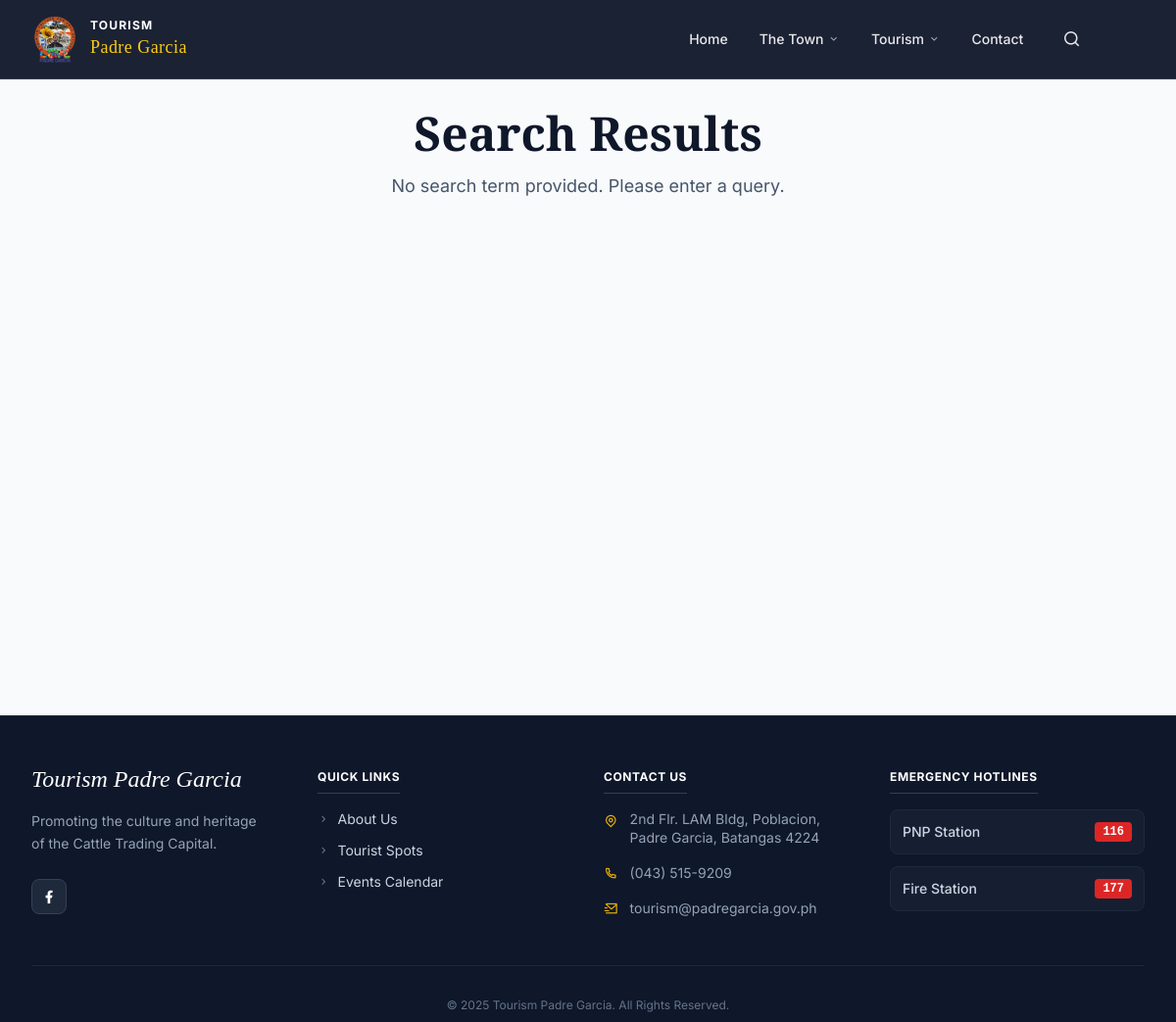
Screenshot of /search with the database file from the repository.
### webapp/models.py (models this page shows)
class SiteContent(db.Model):
    id = db.Column(db.Integer, primary_key=True)
    key = db.Column(db.String(100), unique=True, nullable=False)
    value = db.Column(db.Text, nullable=True)

class SocialLink(db.Model):
    id = db.Column(db.Integer, primary_key=True)
    platform = db.Column(db.String(50), nullable=False)
    url = db.Column(db.String(500), nullable=False)
    icon = db.Column(db.String(50), nullable=False)

class FooterLink(db.Model):
    id = db.Column(db.Integer, primary_key=True)
    label = db.Column(db.String(100), nullable=False)
    url = db.Column(db.String(500), nullable=False)

class EmergencyHotline(db.Model):
    id = db.Column(db.Integer, primary_key=True)
    name = db.Column(db.String(100), nullable=False)
    number = db.Column(db.String(50), nullable=False)

### webapp/views.py (the view, shortened to what this page needs)
@views.route("/search")
def global_search():
    q = request.args.get('q', '').strip()
    content = get_common_content()
    results = {
        'spots': [],
        'ordinances': [],
        'events': [],
        'pages': [],
        'total': 0
    }
    return render_template("search_results.html", content=content, query=q, results=results)

### webapp/views.py (called while the page is built, shortened)
def get_content(key, default=""):
    content = SiteContent.query.filter_by(key=key).first()
    return content.value if content else default

@views.before_app_request
def check_maintenance():
    try:
        setting = SiteContent.query.filter_by(key='site_maintenance_mode').first()
        is_maintenance = (setting.value == 'true') if setting else False
    except:
        is_maintenance = False
    if not is_maintenance:
        return None

### webapp/templates/search_results.html (shortened to what this page needs)
{% extends "base.html" %}
{% block content %}
<div class="pt-28 pb-20 min-h-[70vh] bg-slate-50 px-4 sm:px-6 lg:px-8">
    <div class="max-w-5xl mx-auto">
        <div class="mb-10 text-center">
            <h1 class="text-3xl md:text-5xl font-bold font-serif text-slate-900 mb-4">Search Results</h1>
            <p class="text-slate-600 text-lg">
                {% if query %}
                    Found <span class="font-bold text-blue-600">{{ results.total }}</span> results for <span class="font-bold bg-yellow-100 text-slate-800 px-2 py-1 rounded">"{{ query }}"</span>
                {% else %}
                    No search term provided. Please enter a query.
                {% endif %}
            </p>
        </div>
    </div>
</div>
{% endblock %}

### webapp/templates/base.html (shortened to what this page needs)
<!DOCTYPE html>
<html lang="en">
<head>
    <script src="https://cdn.tailwindcss.com/3.4.16"></script>
    <link href="https://cdnjs.cloudflare.com/ajax/libs/remixicon/4.1.0/remixicon.min.css" rel="stylesheet">
    <link href="https://unpkg.com/aos@2.3.1/dist/aos.css" rel="stylesheet">
</head>
<body class="flex flex-col min-h-screen {% block body_class %}{% endblock %}">
    {% block navbar %}
    <nav class="fixed top-0 left-0 right-0 w-full z-50 bg-slate-900/95 backdrop-blur-md border-b border-white/10 transition-all duration-300 default-nav"
        id="main-nav">
        <div class="max-w-7xl mx-auto px-4 sm:px-6 lg:px-8">
            <div class="flex justify-between items-center h-16 sm:h-20">
                <a href="{{ url_for('views.home') }}"
                    class="flex items-center gap-2 sm:gap-3 group shrink-0 relative z-50">
                    {% if content and content.site_logo %}
                    <img src="{{ url_for('static', filename=content.site_logo.replace('static/', '')) if 'static/uploads' in content.site_logo else content.site_logo }}"
                        alt="Tourism Padre Garcia"
                        class="h-10 sm:h-12 w-auto object-contain transition group-hover:scale-105">
                    <div class="flex flex-col">
                        <span
                            class="text-white font-bold tracking-widest text-[9px] sm:text-xs uppercase leading-tight">Tourism</span>
                        <span
                            class="text-yellow-400 font-serif text-sm sm:text-lg leading-none tracking-wide whitespace-nowrap">Padre
                            Garcia</span>
                    </div>
                    {% endif %}
                </a>
                <div class="hidden md:flex items-center gap-5 lg:gap-8">
                    <a href="{{ url_for('views.home') }}"
                        class="{{ 'text-yellow-400 font-bold border-b-2 border-yellow-400' if request.endpoint == 'views.home' else 'text-white/90 hover:text-white' }} text-sm font-medium transition py-1">Home</a>
                    <div class="relative group h-full flex items-center">
                        <button
                            class="flex items-center gap-1 text-white/90 hover:text-white text-sm font-medium transition focus:outline-none py-4">
                            The Town <i
                                class="ri-arrow-down-s-line text-xs opacity-70 group-hover:rotate-180 transition-transform duration-300"></i>
                        </button>
                    </div>
                    <div class="relative group h-full flex items-center">
                        <button
                            class="flex items-center gap-1 text-white/90 hover:text-white text-sm font-medium transition focus:outline-none py-4">
                            Tourism <i
                                class="ri-arrow-down-s-line text-xs opacity-70 group-hover:rotate-180 transition-transform duration-300"></i>
                        </button>
                    </div>
                    <a href="{{ url_for('views.contacts') }}"
                        class="{{ 'text-yellow-400 font-bold border-b-2 border-yellow-400' if request.endpoint == 'views.contacts' else 'text-white/90 hover:text-white' }} text-sm font-medium transition py-1">Contact</a>
                    <button onclick="openSearchModal()" class="text-white/90 hover:text-yellow-400 transition ml-2 text-lg focus:outline-none" title="Search (Ctrl+K)">
                        <i class="ri-search-line"></i>
                    </button>
                </div>
            </div>
        </div>
    </nav>
    {% endblock %}
    <main class="flex-grow">
        {% block content %}{% endblock %}
    </main>
    {% block footer %}
    {% if content %}
    <footer class="bg-slate-900 text-slate-300 pt-12 pb-8 border-t border-slate-800">
        <div class="max-w-7xl mx-auto px-6 lg:px-8">
            <div class="grid grid-cols-1 sm:grid-cols-2 lg:grid-cols-4 gap-10 lg:gap-8 mb-12">
                <div class="col-span-1 sm:col-span-2 lg:col-span-1">
                    <h3 class="text-xl sm:text-2xl font-serif text-white mb-4 italic">{{ content.footer_brand_title }}
                    </h3>
                    <p class="text-sm leading-relaxed mb-6 text-slate-400 pr-4">{{ content.footer_brand_desc }}</p>
                    <div class="flex gap-3 flex-wrap">
                        {% if content.social_links %}
                        {% for link in content.social_links %}
                        <a href="{{ link.url }}" target="_blank"
                            class="w-9 h-9 rounded-lg bg-slate-800 flex items-center justify-center hover:bg-slate-700 transition text-white border border-slate-700 hover:border-slate-500"
                            title="{{ link.platform }}"><i class="{{ link.icon }}"></i></a>
                        {% endfor %}
                        {% endif %}
                    </div>
                </div>
                <div>
                    <h4
                        class="text-white font-bold mb-4 uppercase text-xs tracking-wider border-b border-slate-700 pb-2 inline-block">
                        {{ content.footer_links_title }}</h4>
                    <ul class="space-y-3 text-sm">
                        {% if content.footer_links_list %}
                        {% for link in content.footer_links_list %}
                        <li><a href="{{ link.url }}" class="hover:text-yellow-400 transition flex items-center gap-2"><i
                                    class="ri-arrow-right-s-line text-xs opacity-50"></i> {{ link.label }}</a></li>
                        {% endfor %}
                        {% endif %}
                    </ul>
                </div>
                <div>
                    <h4
                        class="text-white font-bold mb-4 uppercase text-xs tracking-wider border-b border-slate-700 pb-2 inline-block">
                        {{ content.footer_contact_title }}</h4>
                    <ul class="space-y-4 text-sm">
                        <li class="flex items-start gap-3"><i class="ri-map-pin-line text-yellow-500 mt-0.5"></i><span
                                class="text-slate-400 leading-snug">{{ content.contact_addr }}</span></li>
                        <li class="flex items-center gap-3"><i class="ri-phone-line text-yellow-500"></i><span
                                class="text-slate-400">{{ content.contact_phone }}</span></li>
                        <li class="flex items-center gap-3"><i class="ri-mail-send-line text-yellow-500"></i><span
                                class="text-slate-400">{{ content.contact_email }}</span></li>
                    </ul>
                </div>
                <div>
                    <h4
                        class="text-white font-bold mb-4 uppercase text-xs tracking-wider border-b border-slate-700 pb-2 inline-block">
                        {{ content.footer_em_title }}</h4>
                    <ul class="space-y-3 text-sm">
                        {% if content.hotlines_list %}
                        {% for hl in content.hotlines_list %}
                        <li
                            class="flex justify-between items-center bg-slate-800/50 p-3 rounded-lg border border-slate-800">
                            <span class="font-medium text-slate-300">{{ hl.name }}</span>
                            <span class="text-white font-mono font-bold bg-red-600 px-2 py-0.5 rounded text-xs">{{
                                hl.number }}</span>
                        </li>
                        {% endfor %}
                        {% endif %}
                    </ul>
                </div>
            </div>
            <div class="text-center text-xs text-slate-500 pt-8 border-t border-slate-800">
                <p>{{ content.footer_copyright }}</p>
            </div>
        </div>
    </footer>
    {% endif %}
    {% endblock %}
</body>
</html>

### webapp/templates/base.html (style rules this page uses)
html, body { overflow-x: hidden; width: 100%; margin: 0; padding: 0; background-color: #f8fafc; transition: all 0.3s ease; }

### rows the page displays
SiteContent: value (picture)
SiteContent: footer_brand_title "Tourism Padre Garcia"
SiteContent: footer_brand_desc "Promoting the culture and heritage of the Cattle Trading Capital."
SiteContent: footer_links_title "QUICK LINKS"
FooterLink: label "About Us"
FooterLink: label "Tourist Spots"
FooterLink: label "Events Calendar"
SiteContent: footer_contact_title "CONTACT US"
SiteContent: contact_addr "2nd Flr. LAM Bldg, Poblacion, Padre Garcia, Batangas 4224"
SiteContent: contact_phone "(043) 515-9209"
SiteContent: contact_email "tourism@padregarcia.gov.ph"
SiteContent: footer_em_title "EMERGENCY HOTLINES"
EmergencyHotline: name "PNP Station", number "116"
EmergencyHotline: name "Fire Station", number "177"
SiteContent: footer_copyright "© 2025 Tourism Padre Garcia. All Rights Reserved."
